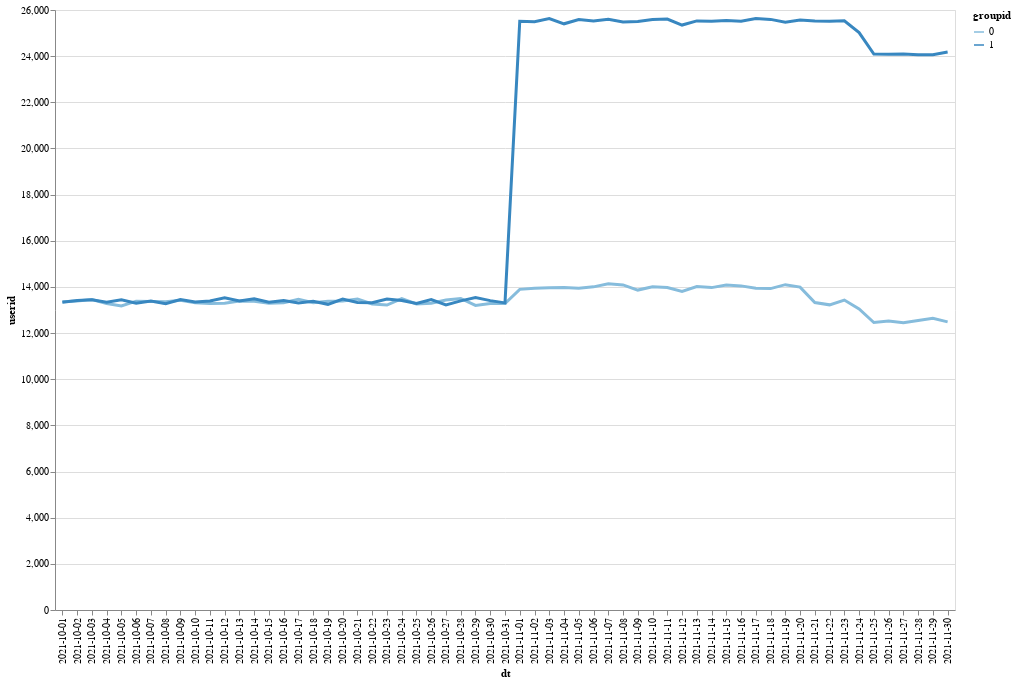

This figure's notebook cell:
### Code cell
alt.Chart(data_act.query('activity_level > 0').groupby(['dt', 'groupid']).count().reset_index()).mark_line(size=3).encode(
    alt.X('dt'),
    alt.Y('userid'),
    color='groupid:O',
    tooltip=['userid']
).properties(
    width=900,
    height=600
)

### Figure 1 — Vega-Lite specification as saved in the notebook (floating-point values rounded to 4 significant figures)
{"config": {"view": {"continuousWidth": 400, "continuousHeight": 300}}, "data": {"name": "data-b8783e64927a9948becf9af3496d4745"}, "mark": {"type": "line", "size": 3}, "encoding": {"color": {"field": "groupid", "type": "ordinal"}, "tooltip": [{"field": "userid", "type": "quantitative"}], "x": {"field": "dt", "type": "nominal"}, "y": {"field": "userid", "type": "quantitative"}}, "height": 600, "width": 900, "$schema": "https://vega.github.io/schema/vega-lite/v4.17.0.json", "datasets": {"data-b8783e64927a9948becf9af3496d4745": [{"dt": "2021-10-01", "groupid": 0.0, "userid": 13359, "activity_level": 13359}, {"dt": "2021-10-01", "groupid": 1.0, "userid": 13337, "activity_level": 13337}, {"dt": "2021-10-02", "groupid": 0.0, "userid": 13385, "activity_level": 13385}, {"dt": "2021-10-02", "groupid": 1.0, "userid": 13410, "activity_level": 13410}, {"dt": "2021-10-03", "groupid": 0.0, "userid": 13450, "activity_level": 13450}, {"dt": "2021-10-03", "groupid": 1.0, "userid": 13441, "activity_level": 13441}, {"dt": "2021-10-04", "groupid": 0.0, "userid": 13281, "activity_level": 13281}, {"dt": "2021-10-04", "groupid": 1.0, "userid": 13341, "activity_level": 13341}, {"dt": "2021-10-05", "groupid": 0.0, "userid": 13172, "activity_level": 13172}, {"dt": "2021-10-05", "groupid": 1.0, "userid": 13439, "activity_level": 13439}, {"dt": "2021-10-06", "groupid": 0.0, "userid": 13384, "activity_level": 13384}, {"dt": "2021-10-06", "groupid": 1.0, "userid": 13295, "activity_level": 13295}, {"dt": "2021-10-07", "groupid": 0.0, "userid": 13370, "activity_level": 13370}, {"dt": "2021-10-07", "groupid": 1.0, "userid": 13388, "activity_level": 13388}, {"dt": "2021-10-08", "groupid": 0.0, "userid": 13357, "activity_level": 13357}, {"dt": "2021-10-08", "groupid": 1.0, "userid": 13271, "activity_level": 13271}, {"dt": "2021-10-09", "groupid": 0.0, "userid": 13422, "activity_level": 13422}, {"dt": "2021-10-09", "groupid": 1.0, "userid": 13449, "activity_level": 13449}, {"dt": "2021-10-10", "groupid": 0.0, "userid": 13314, "activity_level": 13314}, {"dt": "2021-10-10", "groupid": 1.0, "userid": 13344, "activity_level": 13344}, {"dt": "2021-10-11", "groupid": 0.0, "userid": 13282, "activity_level": 13282}, {"dt": "2021-10-11", "groupid": 1.0, "userid": 13394, "activity_level": 13394}, {"dt": "2021-10-12", "groupid": 0.0, "userid": 13290, "activity_level": 13290}, {"dt": "2021-10-12", "groupid": 1.0, "userid": 13525, "activity_level": 13525}, {"dt": "2021-10-13", "groupid": 0.0, "userid": 13390, "activity_level": 13390}, {"dt": "2021-10-13", "groupid": 1.0, "userid": 13389, "activity_level": 13389}, {"dt": "2021-10-14", "groupid": 0.0, "userid": 13378, "activity_level": 13378}, {"dt": "2021-10-14", "groupid": 1.0, "userid": 13486, "activity_level": 13486}, {"dt": "2021-10-15", "groupid": 0.0, "userid": 13296, "activity_level": 13296}, {"dt": "2021-10-15", "groupid": 1.0, "userid": 13339, "activity_level": 13339}, {"dt": "2021-10-16", "groupid": 0.0, "userid": 13316, "activity_level": 13316}, {"dt": "2021-10-16", "groupid": 1.0, "userid": 13410, "activity_level": 13410}, {"dt": "2021-10-17", "groupid": 0.0, "userid": 13459, "activity_level": 13459}, {"dt": "2021-10-17", "groupid": 1.0, "userid": 13303, "activity_level": 13303}, {"dt": "2021-10-18", "groupid": 0.0, "userid": 13317, "activity_level": 13317}, {"dt": "2021-10-18", "groupid": 1.0, "userid": 13380, "activity_level": 13380}, {"dt": "2021-10-19", "groupid": 0.0, "userid": 13383, "activity_level": 13383}, {"dt": "2021-10-19", "groupid": 1.0, "userid": 13246, "activity_level": 13246}, {"dt": "2021-10-20", "groupid": 0.0, "userid": 13388, "activity_level": 13388}, {"dt": "2021-10-20", "groupid": 1.0, "userid": 13470, "activity_level": 13470}, {"dt": "2021-10-21", "groupid": 0.0, "userid": 13471, "activity_level": 13471}, {"dt": "2021-10-21", "groupid": 1.0, "userid": 13323, "activity_level": 13323}, {"dt": "2021-10-22", "groupid": 0.0, "userid": 13258, "activity_level": 13258}, {"dt": "2021-10-22", "groupid": 1.0, "userid": 13318, "activity_level": 13318}, {"dt": "2021-10-23", "groupid": 0.0, "userid": 13213, "activity_level": 13213}, {"dt": "2021-10-23", "groupid": 1.0, "userid": 13477, "activity_level": 13477}, {"dt": "2021-10-24", "groupid": 0.0, "userid": 13491, "activity_level": 13491}, {"dt": "2021-10-24", "groupid": 1.0, "userid": 13410, "activity_level": 13410}, {"dt": "2021-10-25", "groupid": 0.0, "userid": 13261, "activity_level": 13261}, {"dt": "2021-10-25", "groupid": 1.0, "userid": 13280, "activity_level": 13280}, {"dt": "2021-10-26", "groupid": 0.0, "userid": 13296, "activity_level": 13296}, {"dt": "2021-10-26", "groupid": 1.0, "userid": 13456, "activity_level": 13456}, {"dt": "2021-10-27", "groupid": 0.0, "userid": 13433, "activity_level": 13433}, {"dt": "2021-10-27", "groupid": 1.0, "userid": 13217, "activity_level": 13217}, {"dt": "2021-10-28", "groupid": 0.0, "userid": 13502, "activity_level": 13502}, {"dt": "2021-10-28", "groupid": 1.0, "userid": 13396, "activity_level": 13396}, {"dt": "2021-10-29", "groupid": 0.0, "userid": 13200, "activity_level": 13200}, {"dt": "2021-10-29", "groupid": 1.0, "userid": 13539, "activity_level": 13539}, {"dt": "2021-10-30", "groupid": 0.0, "userid": 13285, "activity_level": 13285}, {"dt": "2021-10-30", "groupid": 1.0, "userid": 13407, "activity_level": 13407}, {"dt": "2021-10-31", "groupid": 0.0, "userid": 13280, "activity_level": 13280}, {"dt": "2021-10-31", "groupid": 1.0, "userid": 13309, "activity_level": 13309}, {"dt": "2021-11-01", "groupid": 0.0, "userid": 13894, "activity_level": 13894}, {"dt": "2021-11-01", "groupid": 1.0, "userid": 25515, "activity_level": 25515}, {"dt": "2021-11-02", "groupid": 0.0, "userid": 13945, "activity_level": 13945}, {"dt": "2021-11-02", "groupid": 1.0, "userid": 25493, "activity_level": 25493}, {"dt": "2021-11-03", "groupid": 0.0, "userid": 13964, "activity_level": 13964}, {"dt": "2021-11-03", "groupid": 1.0, "userid": 25630, "activity_level": 25630}, {"dt": "2021-11-04", "groupid": 0.0, "userid": 13974, "activity_level": 13974}, {"dt": "2021-11-04", "groupid": 1.0, "userid": 25402, "activity_level": 25402}, {"dt": "2021-11-05", "groupid": 0.0, "userid": 13945, "activity_level": 13945}, {"dt": "2021-11-05", "groupid": 1.0, "userid": 25590, "activity_level": 25590}, {"dt": "2021-11-06", "groupid": 0.0, "userid": 14003, "activity_level": 14003}, {"dt": "2021-11-06", "groupid": 1.0, "userid": 25528, "activity_level": 25528}, {"dt": "2021-11-07", "groupid": 0.0, "userid": 14139, "activity_level": 14139}, {"dt": "2021-11-07", "groupid": 1.0, "userid": 25597, "activity_level": 25597}, {"dt": "2021-11-08", "groupid": 0.0, "userid": 14086, "activity_level": 14086}, {"dt": "2021-11-08", "groupid": 1.0, "userid": 25478, "activity_level": 25478}, {"dt": "2021-11-09", "groupid": 0.0, "userid": 13863, "activity_level": 13863}, {"dt": "2021-11-09", "groupid": 1.0, "userid": 25504, "activity_level": 25504}, {"dt": "2021-11-10", "groupid": 0.0, "userid": 14003, "activity_level": 14003}, {"dt": "2021-11-10", "groupid": 1.0, "userid": 25590, "activity_level": 25590}, {"dt": "2021-11-11", "groupid": 0.0, "userid": 13972, "activity_level": 13972}, {"dt": "2021-11-11", "groupid": 1.0, "userid": 25605, "activity_level": 25605}, {"dt": "2021-11-12", "groupid": 0.0, "userid": 13806, "activity_level": 13806}, {"dt": "2021-11-12", "groupid": 1.0, "userid": 25348, "activity_level": 25348}, {"dt": "2021-11-13", "groupid": 0.0, "userid": 14014, "activity_level": 14014}, {"dt": "2021-11-13", "groupid": 1.0, "userid": 25528, "activity_level": 25528}, {"dt": "2021-11-14", "groupid": 0.0, "userid": 13970, "activity_level": 13970}, {"dt": "2021-11-14", "groupid": 1.0, "userid": 25512, "activity_level": 25512}, {"dt": "2021-11-15", "groupid": 0.0, "userid": 14084, "activity_level": 14084}, {"dt": "2021-11-15", "groupid": 1.0, "userid": 25542, "activity_level": 25542}, {"dt": "2021-11-16", "groupid": 0.0, "userid": 14045, "activity_level": 14045}, {"dt": "2021-11-16", "groupid": 1.0, "userid": 25515, "activity_level": 25515}, {"dt": "2021-11-17", "groupid": 0.0, "userid": 13943, "activity_level": 13943}, {"dt": "2021-11-17", "groupid": 1.0, "userid": 25631, "activity_level": 25631}, {"dt": "2021-11-18", "groupid": 0.0, "userid": 13927, "activity_level": 13927}, {"dt": "2021-11-18", "groupid": 1.0, "userid": 25593, "activity_level": 25593}, {"dt": "2021-11-19", "groupid": 0.0, "userid": 14098, "activity_level": 14098}, {"dt": "2021-11-19", "groupid": 1.0, "userid": 25472, "activity_level": 25472}, {"dt": "2021-11-20", "groupid": 0.0, "userid": 13991, "activity_level": 13991}, {"dt": "2021-11-20", "groupid": 1.0, "userid": 25567, "activity_level": 25567}, {"dt": "2021-11-21", "groupid": 0.0, "userid": 13322, "activity_level": 13322}, {"dt": "2021-11-21", "groupid": 1.0, "userid": 25526, "activity_level": 25526}, {"dt": "2021-11-22", "groupid": 0.0, "userid": 13223, "activity_level": 13223}, {"dt": "2021-11-22", "groupid": 1.0, "userid": 25516, "activity_level": 25516}, {"dt": "2021-11-23", "groupid": 0.0, "userid": 13431, "activity_level": 13431}, {"dt": "2021-11-23", "groupid": 1.0, "userid": 25532, "activity_level": 25532}, {"dt": "2021-11-24", "groupid": 0.0, "userid": 13044, "activity_level": 13044}, {"dt": "2021-11-24", "groupid": 1.0, "userid": 25019, "activity_level": 25019}, {"dt": "2021-11-25", "groupid": 0.0, "userid": 12457, "activity_level": 12457}, {"dt": "2021-11-25", "groupid": 1.0, "userid": 24093, "activity_level": 24093}, {"dt": "2021-11-26", "groupid": 0.0, "userid": 12528, "activity_level": 12528}, {"dt": "2021-11-26", "groupid": 1.0, "userid": 24080, "activity_level": 24080}, {"dt": "2021-11-27", "groupid": 0.0, "userid": 12451, "activity_level": 12451}, {"dt": "2021-11-27", "groupid": 1.0, "userid": 24097, "activity_level": 24097}, {"dt": "2021-11-28", "groupid": 0.0, "userid": 12549, "activity_level": 12549}, {"dt": "2021-11-28", "groupid": 1.0, "userid": 24061, "activity_level": 24061}, {"dt": "2021-11-29", "groupid": 0.0, "userid": 12637, "activity_level": 12637}, {"dt": "2021-11-29", "groupid": 1.0, "userid": 24063, "activity_level": 24063}, {"dt": "2021-11-30", "groupid": 0.0, "userid": 12486, "activity_level": 12486}, {"dt": "2021-11-30", "groupid": 1.0, "userid": 24178, "activity_level": 24178}]}}
